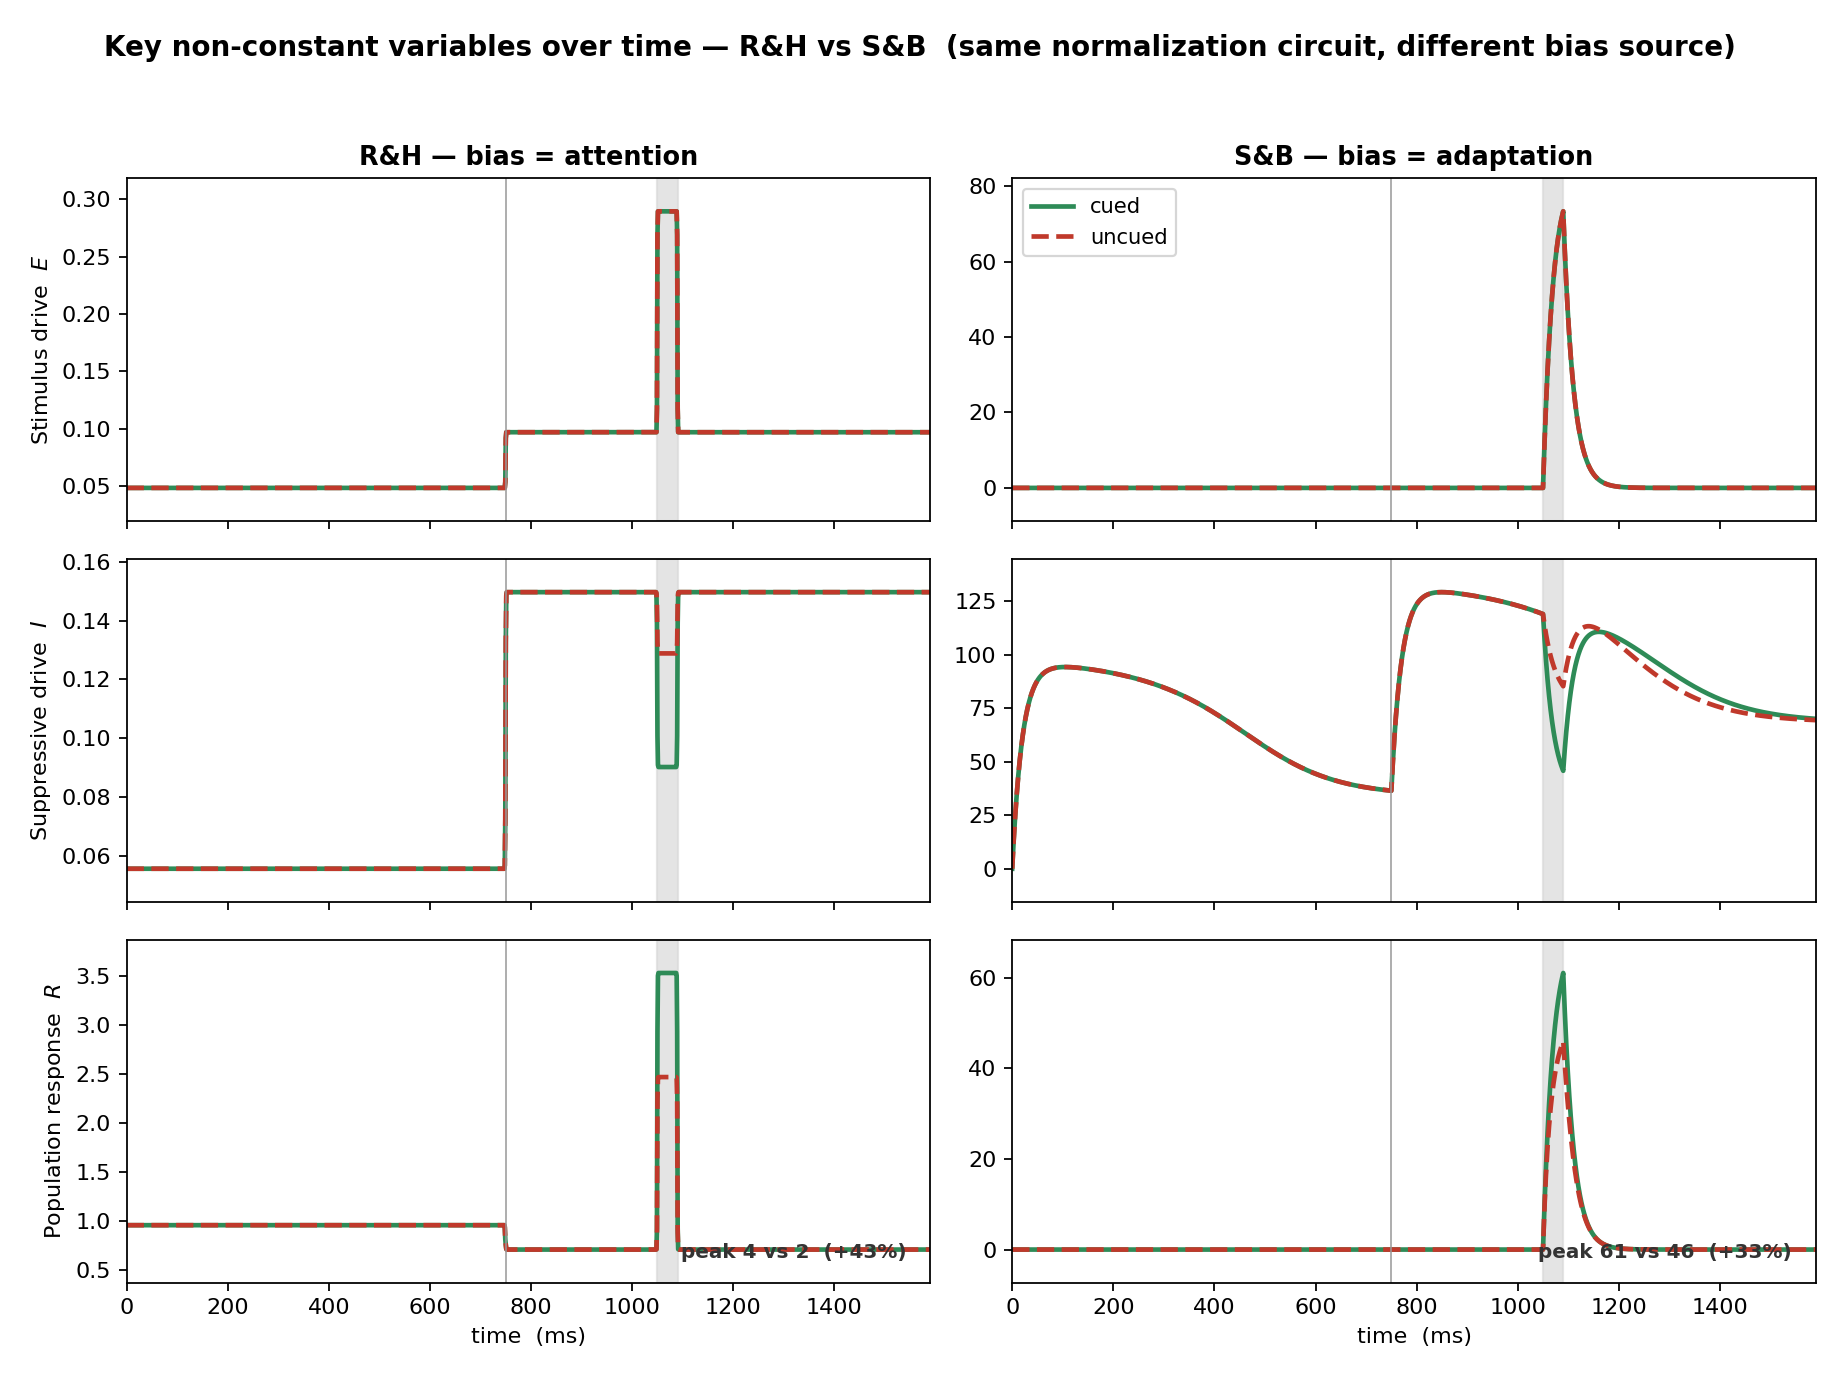

The Python source for this figure:
"""
PROTOTYPE: amplitude-vs-time traces of the key non-constant variables of the
two models, side by side — R&H normalization (bias = attention) vs S&B
motion-competition (bias = adaptation), CUED vs UNCUED.

S&B traces use the EXACT discrete detector quantities (matching the original
S&B plots row_cascade.py / web_model_adapting_inputs.py):
    drive  E = W_TRANS · R_T            (translation excitation)
    supp   I = W_ROT · (R_1 + R_2)      (rotation inhibition — NOT incl. E)
    resp   R = K·E / (E + I + σ)        (translation detector; +32.9%, 61 vs 46)
NOT the von-Mises-spread map slices (which leak rotation tails into θ=0 and
give the wrong +24%).

R&H traces are read at θ=0 from the verified-port cascade (its native
population output).

Run:  /usr/bin/python3 model_traces_compare.py
"""

import numpy as np
import matplotlib
matplotlib.use("Agg")
import matplotlib.pyplot as plt

from parameters import (T_END, T_FIELD2_ON, T_TRANS_START, T_TRANS_END,
                        W_TRANS, W_ROT)
from rh_activity_maps import cascade as rh_cascade
from sb_rh_verified import THETA_PREFS
from stimulus import channels_for_trial
from model import simulate_adapting_channel, translation_detector

GREEN, RED = "#2E8B57", "#C0392B"
IDX0_RH = int(np.argmin(np.abs(THETA_PREFS)))
T = np.arange(0.0, T_END + 1.0, 1.0)


def rh_traces(cond):
    d = rh_cascade(cond, False, T)
    return {"drive": d["Eraw"][IDX0_RH, :],
            "supp":  d["I"][IDX0_RH, :],
            "resp":  d["R"][IDX0_RH, :]}


def sb_traces(cond):
    s_cw, s_ccw, s_tr = channels_for_trial(cond, False)
    R_cw, _ = simulate_adapting_channel(s_cw, T)
    R_ccw, _ = simulate_adapting_channel(s_ccw, T)
    R_tr, _ = simulate_adapting_channel(s_tr, T)
    return {"drive": W_TRANS * R_tr,
            "supp":  W_ROT * (R_cw + R_ccw),
            "resp":  translation_detector(R_tr, R_cw, R_ccw)}


def _panel(ax, yc, yu, ylabel, title=None, annotate=False):
    ax.plot(T, yc, color=GREEN, lw=2.1, label="cued")
    ax.plot(T, yu, color=RED, lw=2.1, ls="--", label="uncued")
    ax.axvspan(T_TRANS_START, T_TRANS_END, color="0.85", alpha=0.7, zorder=0)
    ax.axvline(T_FIELD2_ON, color="0.6", lw=0.7)
    ax.set_xlim(T[0], T[-1]); ax.margins(y=0.12)
    if ylabel:
        ax.set_ylabel(ylabel, fontsize=10)
    if title:
        ax.set_title(title, fontsize=11.5, fontweight="bold")
    if annotate:
        win = (T >= T_TRANS_START) & (T < T_TRANS_END)
        pc, pu = float(yc[win].max()), float(yu[win].max())
        ax.text(0.97, 0.06, f"peak {pc:.0f} vs {pu:.0f}  (+{(pc/pu-1)*100:.0f}%)",
                transform=ax.transAxes, ha="right", va="bottom", fontsize=9,
                fontweight="bold", color="#333")


def main():
    cols = [("R&H — bias = attention", rh_traces("cued"), rh_traces("uncued")),
            ("S&B — bias = adaptation", sb_traces("cued"), sb_traces("uncued"))]
    rows = [("drive", "Stimulus drive  $E$"),
            ("supp",  "Suppressive drive  $I$"),
            ("resp",  "Population response  $R$")]

    fig, axes = plt.subplots(3, 2, figsize=(11.5, 8.6), sharex=True)
    for j, (ctitle, dc, du) in enumerate(cols):
        for i, (rkey, ylabel) in enumerate(rows):
            _panel(axes[i, j], dc[rkey], du[rkey],
                   ylabel if j == 0 else None,
                   title=ctitle if i == 0 else None,
                   annotate=(rkey == "resp"))

    for ax in axes[2, :]:
        ax.set_xlabel("time  (ms)")
    axes[0, 1].legend(fontsize=9.5, loc="upper left")
    fig.suptitle("Key non-constant variables over time — R&H vs S&B  "
                 "(same normalization circuit, different bias source)",
                 fontsize=12.5, fontweight="bold", y=0.975)
    fig.tight_layout(rect=[0, 0, 1, 0.95])
    fig.savefig("model_traces_compare.png", dpi=160, facecolor="white")
    plt.close(fig)

    # console verification against the original S&B detector numbers
    sc, su = sb_traces("cued"), sb_traces("uncued")
    win = (T >= T_TRANS_START) & (T < T_TRANS_END)
    pc, pu = sc["resp"][win].max(), su["resp"][win].max()
    print(f"wrote model_traces_compare.png")
    print(f"  S&B detector: cued {pc:.1f}, uncued {pu:.1f}, "
          f"bias +{(pc/pu-1)*100:.1f}%  (should match row_cascade 61/46, +32.9%)")


if __name__ == "__main__":
    main()
